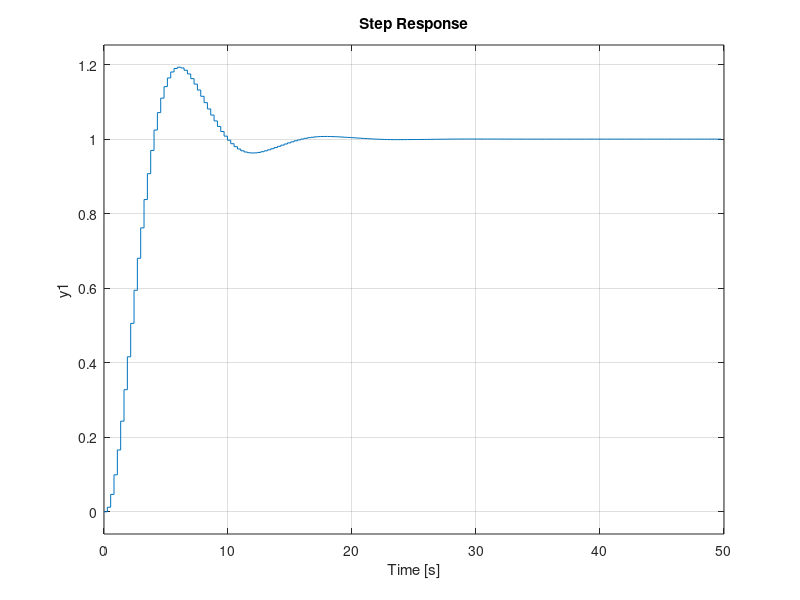

Write MATLAB code to recreate this figure. (Note: this script raises an error after producing the figure.)
clc
clear

%Plant transfer function

G = tf(37.2021,[1 .283 2.7452]);

%Discrete transfer function

G0 = c2d(G,.269)

%Transfer function of controller

K = tf(.009483*[1 -1.742 .9272],[1 -1.8499 0.8499],.269);

%Open loop transfer function

Gol = series(K,G0);

%Closed loop transfer function

Gcl = feedback(Gol,1)

%Step response of closed loop transfer function

figure

step(Gcl)

stepinfo(Gcl)

figure

rlocus(G0*K)

figure

rlocus(G0)

%Response of the output to step disturbance

Gcl_dist=feedback(G0,K)

figure

step(Gcl_dist)

stepinfo(Gcl_dist)

%Response of the motor voltage to step input

Gcl_mv=feedback(K,G0)

figure

step(Gcl_mv)

stepinfo(Gcl_mv)
